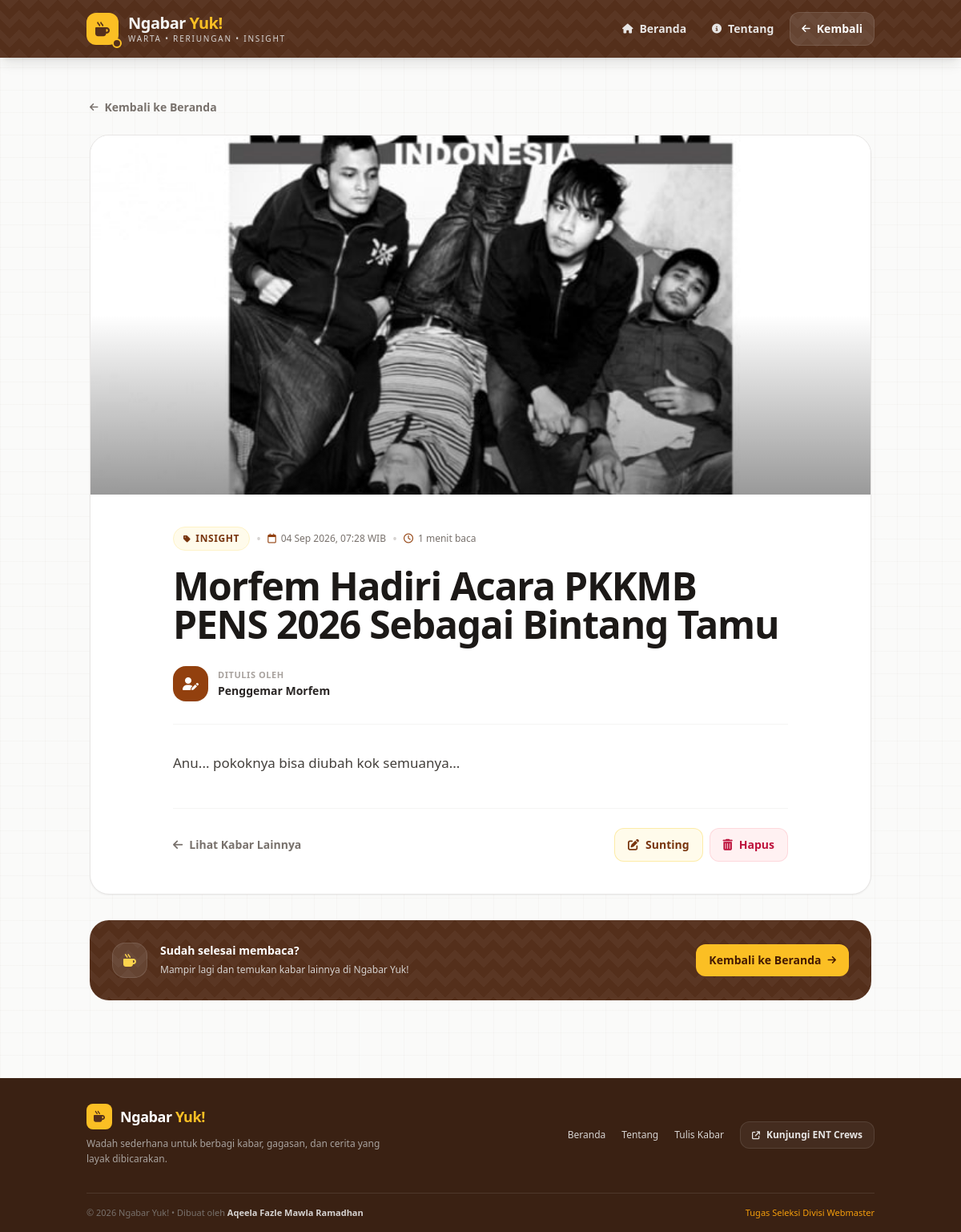
Screenshot of /detail.php?id=2 with the database file from the repository.
### tables this page shows
CREATE TABLE IF NOT EXISTS `berita` (
  `id` int NOT NULL AUTO_INCREMENT,
  `judul` varchar(255) NOT NULL,
  `kategori` varchar(50) NOT NULL,
  `penulis` varchar(100) NOT NULL,
  `konten` text NOT NULL,
  `gambar` varchar(255) DEFAULT NULL,
  `read_time` int NOT NULL DEFAULT '1',
  `tanggal` timestamp NULL DEFAULT CURRENT_TIMESTAMP,
  PRIMARY KEY (`id`)
);

### detail.php (the view, shortened to what this page needs)
<?php
require_once 'config.php';
$id = isset($_GET['id']) ? intval($_GET['id']) : 0;
$stmt = mysqli_prepare($conn, "SELECT * FROM berita WHERE id = ?");
mysqli_stmt_bind_param($stmt, "i", $id);
mysqli_stmt_execute($stmt);
$result = mysqli_stmt_get_result($stmt);
$berita = mysqli_fetch_assoc($result);
?>
<!DOCTYPE html>
<html lang="id">
<head>
    <script src="https://cdn.tailwindcss.com"></script>
    <link rel="stylesheet" href="https://cdnjs.cloudflare.com/ajax/libs/font-awesome/6.4.0/css/all.min.css">
</head>
<body class="bg-stone-50 text-stone-800 font-sans antialiased flex flex-col min-h-screen selection:bg-amber-200 selection:text-amber-900">
    <?php
    include 'assets/header.php';
    ?>
    <main class="flex-grow">
        <div class="max-w-5xl mx-auto px-4 sm:px-6 py-8 md:py-12">
            <div class="mb-6">
                <a href="index.php"
                    class="inline-flex items-center gap-2 text-sm font-semibold text-stone-500 hover:text-amber-900 transition">
                    <i class="fa-solid fa-arrow-left text-xs"></i>
                    Kembali ke Beranda
                </a>
            </div>
            <article class="bg-white border border-stone-200 rounded-3xl shadow-sm overflow-hidden">
                <?php if (!empty($berita['gambar']) && file_exists('assets/img/' . $berita['gambar'])): ?>
                    <div class="relative w-full h-64 sm:h-80 md:h-[28rem] bg-stone-100 overflow-hidden">
                        <img
                            src="assets/img/<?= htmlspecialchars($berita['gambar']); ?>"
                            alt="<?= htmlspecialchars($berita['judul']); ?>"
                            class="w-full h-full object-cover">
                        <div class="absolute inset-0 bg-gradient-to-t from-black/40 via-transparent to-transparent"></div>
                    </div>
                <?php endif; ?>
                <div class="px-5 py-7 sm:px-8 md:px-12 md:py-10">
                    <div class="max-w-3xl mx-auto">
                        <div class="flex flex-wrap items-center gap-2 mb-5">
                            <span class="inline-flex items-center gap-1.5 px-3 py-1.5 rounded-full bg-amber-50 border border-amber-100 text-amber-900 text-xs font-bold uppercase tracking-wider">
                                <i class="fa-solid fa-tag text-[10px]"></i>
                                <?= htmlspecialchars($berita['kategori']); ?>
                            </span>
                            <span class="text-stone-300">
                                •
                            </span>
                            <span class="inline-flex items-center gap-1.5 text-xs font-medium text-stone-500">
                                <i class="fa-regular fa-calendar text-amber-800"></i>
                                <?= date('d M Y, H:i', strtotime($berita['tanggal'])); ?> WIB
                            </span>
                            <span class="text-stone-300">
                                •
                            </span>
                            <span class="inline-flex items-center gap-1.5 text-xs font-medium text-stone-500">
                                <i class="fa-regular fa-clock text-amber-800"></i>
                                <?= (int)$berita['read_time']; ?> menit baca
                            </span>
                        </div>
                        <h1 class="text-3xl sm:text-4xl md:text-5xl font-black tracking-tight leading-[1.08] text-stone-900">
                            <?= htmlspecialchars($berita['judul']); ?>
                        </h1>
                        <div class="flex items-center gap-3 mt-7 pb-7 border-b border-stone-100">
                            <div class="w-11 h-11 rounded-2xl bg-amber-800 text-white flex items-center justify-center shadow-sm">
                                <i class="fa-solid fa-user-pen"></i>
                            </div>
                            <div>
                                <p class="text-[11px] uppercase tracking-wider font-semibold text-stone-400">
                                    Ditulis oleh
                                </p>
                                <p class="text-sm font-bold text-stone-800 mt-0.5">
                                    <?= htmlspecialchars($berita['penulis']); ?>
                                </p>
                            </div>
                        </div>
                        <div class="mt-8 text-[16px] sm:text-[17px] leading-8 text-stone-700">
                            <?= nl2br(htmlspecialchars($berita['konten'])); ?>
                        </div>
                        <div class="mt-10 pt-6 border-t border-stone-100">
                            <div class="flex flex-col sm:flex-row sm:items-center sm:justify-between gap-4">
                                <a
                                    href="index.php"
                                    class="inline-flex items-center gap-2 text-sm font-semibold text-stone-500 hover:text-amber-900 transition">
                                    <i class="fa-solid fa-arrow-left"></i>
                                    Lihat Kabar Lainnya
                                </a>
                                <div class="flex items-center gap-2">
                                    <a
                                        href="update.php?id=<?= $berita['id']; ?>"
                                        class="inline-flex items-center justify-center gap-2 px-4 py-2.5 rounded-xl bg-amber-50 border border-amber-200/70 text-amber-900 text-sm font-bold hover:bg-amber-100 transition">
                                        <i class="fa-solid fa-pen-to-square"></i>
                                        Sunting
                                    </a>
                                    <a
                                        href="delete.php?id=<?= $berita['id']; ?>"
                                        class="inline-flex items-center justify-center gap-2 px-4 py-2.5 rounded-xl bg-rose-50 border border-rose-200/70 text-rose-700 text-sm font-bold hover:bg-rose-100 transition">
                                        <i class="fa-solid fa-trash-can"></i>
                                        Hapus
                                    </a>
                                </div>
                            </div>
                        </div>
                    </div>
                </div>
            </article>
            <div class="mt-8 javanese-pattern rounded-3xl p-6 md:p-7 text-white">
                <div class="flex flex-col sm:flex-row sm:items-center sm:justify-between gap-5">
                    <div class="flex items-start gap-4">
                        <div class="w-11 h-11 rounded-2xl bg-white/10 border border-white/10 flex items-center justify-center shrink-0">
                            <i class="fa-solid fa-mug-hot text-amber-300"></i>
                        </div>
                        <div>
                            <p class="text-sm font-black">
                                Sudah selesai membaca?
                            </p>
                            <p class="text-xs text-stone-300 mt-1 leading-relaxed">
                                Mampir lagi dan temukan kabar lainnya di Ngabar Yuk!
                            </p>
                        </div>
                    </div>
                    <a
                        href="index.php"
                        class="inline-flex items-center justify-center gap-2 px-4 py-2.5 rounded-xl bg-amber-400 text-amber-950 text-sm font-bold hover:bg-amber-300 transition shrink-0">
                        Kembali ke Beranda
                        <i class="fa-solid fa-arrow-right text-xs"></i>
                    </a>
                </div>
            </div>
        </div>
    </main>
    <?php
    include 'assets/footer.php';
    ?>
</body>
</html>

### detail.php (style rules this page uses)
body { background-image: linear-gradient(rgba(84, 47, 27, 0.025) 1px, transparent 1px), linear-gradient(90deg, rgba(84, 47, 27, 0.025) 1px, transparent 1px); background-size: 28px 28px; }
.javanese-pattern { background-color: #542f1b; background-image: linear-gradient(135deg, rgba(255, 255, 255, .035) 25%, transparent 25%), linear-gradient(225deg, rgba(255, 255, 255, .035) 25%, transparent 25%), linear-gradient(45deg, rgba(255, 255, 255, .035) 25%, transparent 25%), linear-gradient(315deg, rgba(255, 255, 255, .035) 25%, #542f1b 25%); background-position: 12px 0, 12px 0, 0 0, 0 0; background-size: 24px 24px; }

### rows the page displays
berita: gambar (picture), kategori "INSIGHT", tanggal "04 Sep 2026, 07:28", read_time "1", judul "Morfem Hadiri Acara PKKMB PENS 2026 Sebagai Bintang Tamu", penulis "Penggemar Morfem", konten "Anu... pokoknya bisa diubah kok semuanya..."
